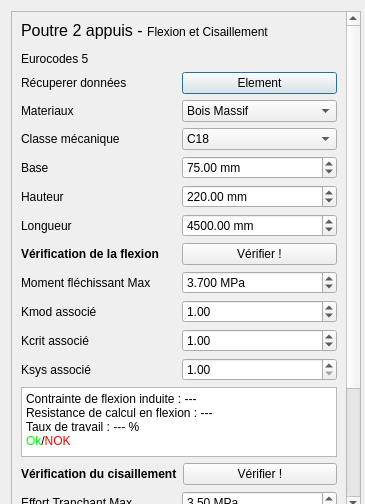
<?xml version="1.0" encoding="UTF-8"?>
<ui version="4.0">
 <class>Dialog</class>
 <widget class="QDialog" name="Dialog">
  <property name="geometry">
   <rect>
    <x>0</x>
    <y>0</y>
    <width>365</width>
    <height>504</height>
   </rect>
  </property>
  <property name="sizePolicy">
   <sizepolicy hsizetype="Expanding" vsizetype="Expanding">
    <horstretch>0</horstretch>
    <verstretch>0</verstretch>
   </sizepolicy>
  </property>
  <property name="minimumSize">
   <size>
    <width>350</width>
    <height>500</height>
   </size>
  </property>
  <property name="windowTitle">
   <string>Dialog</string>
  </property>
  <layout class="QVBoxLayout" name="verticalLayout_3">
   <item>
    <widget class="QScrollArea" name="scrollArea">
     <property name="minimumSize">
      <size>
       <width>350</width>
       <height>500</height>
      </size>
     </property>
     <property name="widgetResizable">
      <bool>true</bool>
     </property>
     <widget class="QWidget" name="scrollAreaWidgetContents">
      <property name="geometry">
       <rect>
        <x>0</x>
        <y>0</y>
        <width>332</width>
        <height>739</height>
       </rect>
      </property>
      <property name="sizePolicy">
       <sizepolicy hsizetype="Expanding" vsizetype="Expanding">
        <horstretch>0</horstretch>
        <verstretch>0</verstretch>
       </sizepolicy>
      </property>
      <layout class="QVBoxLayout" name="verticalLayout_2">
       <item>
        <layout class="QVBoxLayout" name="verticalLayout">
         <item>
          <widget class="QLabel" name="label_3">
           <property name="minimumSize">
            <size>
             <width>0</width>
             <height>0</height>
            </size>
           </property>
           <property name="text">
            <string>&lt;html&gt;&lt;head/&gt;&lt;body&gt;&lt;p&gt;&lt;span style=&quot; font-size:12pt;&quot;&gt;Poutre 2 appuis - &lt;/span&gt;Flexion et Cisaillement &lt;/p&gt;&lt;p&gt;Eurocodes 5&lt;/p&gt;&lt;/body&gt;&lt;/html&gt;</string>
           </property>
          </widget>
         </item>
         <item>
          <layout class="QHBoxLayout" name="horizontalLayout_5">
           <item>
            <widget class="QLabel" name="label_6">
             <property name="text">
              <string>Récuperer données</string>
             </property>
            </widget>
           </item>
           <item>
            <widget class="QPushButton" name="pushButton_3">
             <property name="text">
              <string>Element</string>
             </property>
            </widget>
           </item>
          </layout>
         </item>
         <item>
          <layout class="QHBoxLayout" name="horizontalLayout_4">
           <item>
            <widget class="QLabel" name="label_5">
             <property name="minimumSize">
              <size>
               <width>0</width>
               <height>0</height>
              </size>
             </property>
             <property name="text">
              <string>Materiaux</string>
             </property>
            </widget>
           </item>
           <item>
            <widget class="QComboBox" name="comboBox_2">
             <property name="minimumSize">
              <size>
               <width>0</width>
               <height>0</height>
              </size>
             </property>
             <item>
              <property name="text">
               <string>Bois Massif</string>
              </property>
             </item>
             <item>
              <property name="text">
               <string>Lamellé Collé</string>
              </property>
             </item>
            </widget>
           </item>
          </layout>
         </item>
         <item>
          <layout class="QHBoxLayout" name="horizontalLayout_3">
           <item>
            <widget class="QLabel" name="label_4">
             <property name="minimumSize">
              <size>
               <width>0</width>
               <height>0</height>
              </size>
             </property>
             <property name="text">
              <string>Classe mécanique</string>
             </property>
            </widget>
           </item>
           <item>
            <widget class="QComboBox" name="comboBox">
             <property name="minimumSize">
              <size>
               <width>0</width>
               <height>0</height>
              </size>
             </property>
             <item>
              <property name="text">
               <string>C18</string>
              </property>
             </item>
             <item>
              <property name="text">
               <string>C24</string>
              </property>
             </item>
            </widget>
           </item>
          </layout>
         </item>
         <item>
          <layout class="QHBoxLayout" name="horizontalLayout">
           <item>
            <widget class="QLabel" name="label">
             <property name="minimumSize">
              <size>
               <width>0</width>
               <height>0</height>
              </size>
             </property>
             <property name="text">
              <string>Base</string>
             </property>
            </widget>
           </item>
           <item>
            <widget class="QDoubleSpinBox" name="doubleSpinBox_8">
             <property name="minimumSize">
              <size>
               <width>0</width>
               <height>0</height>
              </size>
             </property>
             <property name="suffix">
              <string> mm</string>
             </property>
             <property name="maximum">
              <double>99999.000000000000000</double>
             </property>
             <property name="singleStep">
              <double>10.000000000000000</double>
             </property>
             <property name="value">
              <double>75.000000000000000</double>
             </property>
            </widget>
           </item>
          </layout>
         </item>
         <item>
          <layout class="QHBoxLayout" name="horizontalLayout_2">
           <item>
            <widget class="QLabel" name="label_2">
             <property name="minimumSize">
              <size>
               <width>0</width>
               <height>0</height>
              </size>
             </property>
             <property name="text">
              <string>Hauteur</string>
             </property>
            </widget>
           </item>
           <item>
            <widget class="QDoubleSpinBox" name="doubleSpinBox_9">
             <property name="minimumSize">
              <size>
               <width>0</width>
               <height>0</height>
              </size>
             </property>
             <property name="suffix">
              <string> mm</string>
             </property>
             <property name="maximum">
              <double>99999.000000000000000</double>
             </property>
             <property name="singleStep">
              <double>10.000000000000000</double>
             </property>
             <property name="value">
              <double>220.000000000000000</double>
             </property>
            </widget>
           </item>
          </layout>
         </item>
         <item>
          <layout class="QHBoxLayout" name="horizontalLayout_17">
           <item>
            <widget class="QLabel" name="label_16">
             <property name="minimumSize">
              <size>
               <width>0</width>
               <height>0</height>
              </size>
             </property>
             <property name="text">
              <string>Longueur</string>
             </property>
            </widget>
           </item>
           <item>
            <widget class="QDoubleSpinBox" name="doubleSpinBox_7">
             <property name="minimumSize">
              <size>
               <width>0</width>
               <height>0</height>
              </size>
             </property>
             <property name="suffix">
              <string> mm</string>
             </property>
             <property name="maximum">
              <double>99999.000000000000000</double>
             </property>
             <property name="singleStep">
              <double>100.000000000000000</double>
             </property>
             <property name="value">
              <double>4500.000000000000000</double>
             </property>
            </widget>
           </item>
          </layout>
         </item>
         <item>
          <layout class="QHBoxLayout" name="horizontalLayout_15">
           <item>
            <widget class="QLabel" name="label_7">
             <property name="minimumSize">
              <size>
               <width>0</width>
               <height>0</height>
              </size>
             </property>
             <property name="text">
              <string>&lt;html&gt;&lt;head/&gt;&lt;body&gt;&lt;p&gt;&lt;span style=&quot; font-weight:600;&quot;&gt;Vérification de la flexion&lt;/span&gt;&lt;/p&gt;&lt;/body&gt;&lt;/html&gt;</string>
             </property>
            </widget>
           </item>
           <item>
            <widget class="QPushButton" name="pushButton">
             <property name="minimumSize">
              <size>
               <width>0</width>
               <height>0</height>
              </size>
             </property>
             <property name="text">
              <string>Vérifier !</string>
             </property>
            </widget>
           </item>
          </layout>
         </item>
         <item>
          <layout class="QHBoxLayout" name="horizontalLayout_6">
           <item>
            <widget class="QLabel" name="label_8">
             <property name="minimumSize">
              <size>
               <width>0</width>
               <height>0</height>
              </size>
             </property>
             <property name="text">
              <string>Moment fléchissant Max</string>
             </property>
            </widget>
           </item>
           <item>
            <widget class="QDoubleSpinBox" name="doubleSpinBox">
             <property name="minimumSize">
              <size>
               <width>0</width>
               <height>0</height>
              </size>
             </property>
             <property name="prefix">
              <string/>
             </property>
             <property name="suffix">
              <string> MPa</string>
             </property>
             <property name="decimals">
              <number>3</number>
             </property>
             <property name="value">
              <double>3.700000000000000</double>
             </property>
            </widget>
           </item>
          </layout>
         </item>
         <item>
          <layout class="QHBoxLayout" name="horizontalLayout_9">
           <item>
            <widget class="QLabel" name="label_10">
             <property name="minimumSize">
              <size>
               <width>0</width>
               <height>0</height>
              </size>
             </property>
             <property name="text">
              <string>Kmod associé</string>
             </property>
            </widget>
           </item>
           <item>
            <widget class="QDoubleSpinBox" name="doubleSpinBox_3">
             <property name="minimumSize">
              <size>
               <width>0</width>
               <height>0</height>
              </size>
             </property>
             <property name="maximum">
              <double>2.000000000000000</double>
             </property>
             <property name="value">
              <double>1.000000000000000</double>
             </property>
            </widget>
           </item>
          </layout>
         </item>
         <item>
          <layout class="QHBoxLayout" name="horizontalLayout_10">
           <item>
            <widget class="QLabel" name="label_11">
             <property name="minimumSize">
              <size>
               <width>0</width>
               <height>0</height>
              </size>
             </property>
             <property name="text">
              <string>Kcrit associé</string>
             </property>
            </widget>
           </item>
           <item>
            <widget class="QDoubleSpinBox" name="doubleSpinBox_4">
             <property name="minimumSize">
              <size>
               <width>0</width>
               <height>0</height>
              </size>
             </property>
             <property name="value">
              <double>1.000000000000000</double>
             </property>
            </widget>
           </item>
          </layout>
         </item>
         <item>
          <layout class="QHBoxLayout" name="horizontalLayout_11">
           <item>
            <widget class="QLabel" name="label_12">
             <property name="minimumSize">
              <size>
               <width>0</width>
               <height>0</height>
              </size>
             </property>
             <property name="text">
              <string>Ksys associé</string>
             </property>
            </widget>
           </item>
           <item>
            <widget class="QDoubleSpinBox" name="doubleSpinBox_5">
             <property name="minimumSize">
              <size>
               <width>0</width>
               <height>0</height>
              </size>
             </property>
             <property name="minimum">
              <double>1.000000000000000</double>
             </property>
             <property name="maximum">
              <double>1.100000000000000</double>
             </property>
             <property name="singleStep">
              <double>0.100000000000000</double>
             </property>
             <property name="value">
              <double>1.000000000000000</double>
             </property>
            </widget>
           </item>
          </layout>
         </item>
         <item>
          <layout class="QHBoxLayout" name="horizontalLayout_14">
           <item>
            <widget class="QTextBrowser" name="textBrowser_2">
             <property name="html">
              <string>&lt;!DOCTYPE HTML PUBLIC &quot;-//W3C//DTD HTML 4.0//EN&quot; &quot;http://www.w3.org/TR/REC-html40/strict.dtd&quot;&gt;
&lt;html&gt;&lt;head&gt;&lt;meta name=&quot;qrichtext&quot; content=&quot;1&quot; /&gt;&lt;style type=&quot;text/css&quot;&gt;
p, li { white-space: pre-wrap; }
&lt;/style&gt;&lt;/head&gt;&lt;body style=&quot; font-family:'Cantarell'; font-size:9pt; font-weight:400; font-style:normal;&quot;&gt;
&lt;p style=&quot; margin-top:0px; margin-bottom:0px; margin-left:0px; margin-right:0px; -qt-block-indent:0; text-indent:0px;&quot;&gt;Contrainte de flexion induite : ---&lt;/p&gt;
&lt;p style=&quot; margin-top:0px; margin-bottom:0px; margin-left:0px; margin-right:0px; -qt-block-indent:0; text-indent:0px;&quot;&gt;Resistance de calcul en flexion : ---&lt;/p&gt;
&lt;p style=&quot; margin-top:0px; margin-bottom:0px; margin-left:0px; margin-right:0px; -qt-block-indent:0; text-indent:0px;&quot;&gt;Taux de travail : --- %&lt;/p&gt;
&lt;p style=&quot; margin-top:0px; margin-bottom:0px; margin-left:0px; margin-right:0px; -qt-block-indent:0; text-indent:0px;&quot;&gt;&lt;span style=&quot; color:#00ff00;&quot;&gt;Ok&lt;/span&gt;/&lt;span style=&quot; color:#ff0000;&quot;&gt;NOK&lt;/span&gt;&lt;/p&gt;&lt;/body&gt;&lt;/html&gt;</string>
             </property>
            </widget>
           </item>
          </layout>
         </item>
         <item>
          <layout class="QHBoxLayout" name="horizontalLayout_16">
           <item>
            <widget class="QLabel" name="label_13">
             <property name="minimumSize">
              <size>
               <width>0</width>
               <height>0</height>
              </size>
             </property>
             <property name="text">
              <string>&lt;html&gt;&lt;head/&gt;&lt;body&gt;&lt;p&gt;&lt;span style=&quot; font-weight:600;&quot;&gt;Vérification du cisaillement&lt;/span&gt;&lt;/p&gt;&lt;/body&gt;&lt;/html&gt;</string>
             </property>
            </widget>
           </item>
           <item>
            <widget class="QPushButton" name="pushButton_2">
             <property name="minimumSize">
              <size>
               <width>0</width>
               <height>0</height>
              </size>
             </property>
             <property name="text">
              <string>Vérifier !</string>
             </property>
            </widget>
           </item>
          </layout>
         </item>
         <item>
          <layout class="QHBoxLayout" name="horizontalLayout_7">
           <item>
            <widget class="QLabel" name="label_9">
             <property name="minimumSize">
              <size>
               <width>0</width>
               <height>0</height>
              </size>
             </property>
             <property name="text">
              <string>Effort Tranchant Max</string>
             </property>
            </widget>
           </item>
           <item>
            <widget class="QDoubleSpinBox" name="doubleSpinBox_2">
             <property name="minimumSize">
              <size>
               <width>0</width>
               <height>0</height>
              </size>
             </property>
             <property name="suffix">
              <string> MPa</string>
             </property>
             <property name="maximum">
              <double>99999.000000000000000</double>
             </property>
             <property name="singleStep">
              <double>0.100000000000000</double>
             </property>
             <property name="value">
              <double>3.500000000000000</double>
             </property>
            </widget>
           </item>
          </layout>
         </item>
         <item>
          <layout class="QHBoxLayout" name="horizontalLayout_12">
           <item>
            <widget class="QLabel" name="label_14">
             <property name="minimumSize">
              <size>
               <width>0</width>
               <height>0</height>
              </size>
             </property>
             <property name="text">
              <string>Kmod associé</string>
             </property>
            </widget>
           </item>
           <item>
            <widget class="QDoubleSpinBox" name="doubleSpinBox_6">
             <property name="minimumSize">
              <size>
               <width>0</width>
               <height>0</height>
              </size>
             </property>
             <property name="maximum">
              <double>2.000000000000000</double>
             </property>
             <property name="value">
              <double>1.000000000000000</double>
             </property>
            </widget>
           </item>
          </layout>
         </item>
         <item>
          <layout class="QHBoxLayout" name="horizontalLayout_13">
           <item>
            <widget class="QLabel" name="label_15">
             <property name="minimumSize">
              <size>
               <width>0</width>
               <height>0</height>
              </size>
             </property>
             <property name="text">
              <string>Hauteur efficace</string>
             </property>
            </widget>
           </item>
           <item>
            <widget class="QDoubleSpinBox" name="doubleSpinBox_10">
             <property name="minimumSize">
              <size>
               <width>0</width>
               <height>0</height>
              </size>
             </property>
             <property name="suffix">
              <string> mm</string>
             </property>
             <property name="maximum">
              <double>99999.000000000000000</double>
             </property>
             <property name="singleStep">
              <double>10.000000000000000</double>
             </property>
             <property name="value">
              <double>100.000000000000000</double>
             </property>
            </widget>
           </item>
          </layout>
         </item>
         <item>
          <layout class="QHBoxLayout" name="horizontalLayout_8">
           <item>
            <widget class="QTextBrowser" name="textBrowser">
             <property name="html">
              <string>&lt;!DOCTYPE HTML PUBLIC &quot;-//W3C//DTD HTML 4.0//EN&quot; &quot;http://www.w3.org/TR/REC-html40/strict.dtd&quot;&gt;
&lt;html&gt;&lt;head&gt;&lt;meta name=&quot;qrichtext&quot; content=&quot;1&quot; /&gt;&lt;style type=&quot;text/css&quot;&gt;
p, li { white-space: pre-wrap; }
&lt;/style&gt;&lt;/head&gt;&lt;body style=&quot; font-family:'Cantarell'; font-size:9pt; font-weight:400; font-style:normal;&quot;&gt;
&lt;p style=&quot; margin-top:0px; margin-bottom:0px; margin-left:0px; margin-right:0px; -qt-block-indent:0; text-indent:0px;&quot;&gt;Contrainte de flexion induite : ---&lt;/p&gt;
&lt;p style=&quot; margin-top:0px; margin-bottom:0px; margin-left:0px; margin-right:0px; -qt-block-indent:0; text-indent:0px;&quot;&gt;Resistance de calcul en flexion : ---&lt;/p&gt;
&lt;p style=&quot; margin-top:0px; margin-bottom:0px; margin-left:0px; margin-right:0px; -qt-block-indent:0; text-indent:0px;&quot;&gt;Taux de travail : --- %&lt;/p&gt;
&lt;p style=&quot; margin-top:0px; margin-bottom:0px; margin-left:0px; margin-right:0px; -qt-block-indent:0; text-indent:0px;&quot;&gt;&lt;span style=&quot; color:#00ff00;&quot;&gt;Ok&lt;/span&gt;/&lt;span style=&quot; color:#ff0000;&quot;&gt;NOK&lt;/span&gt;&lt;/p&gt;&lt;/body&gt;&lt;/html&gt;</string>
             </property>
            </widget>
           </item>
          </layout>
         </item>
        </layout>
       </item>
      </layout>
     </widget>
    </widget>
   </item>
  </layout>
 </widget>
 <resources/>
 <connections/>
</ui>
